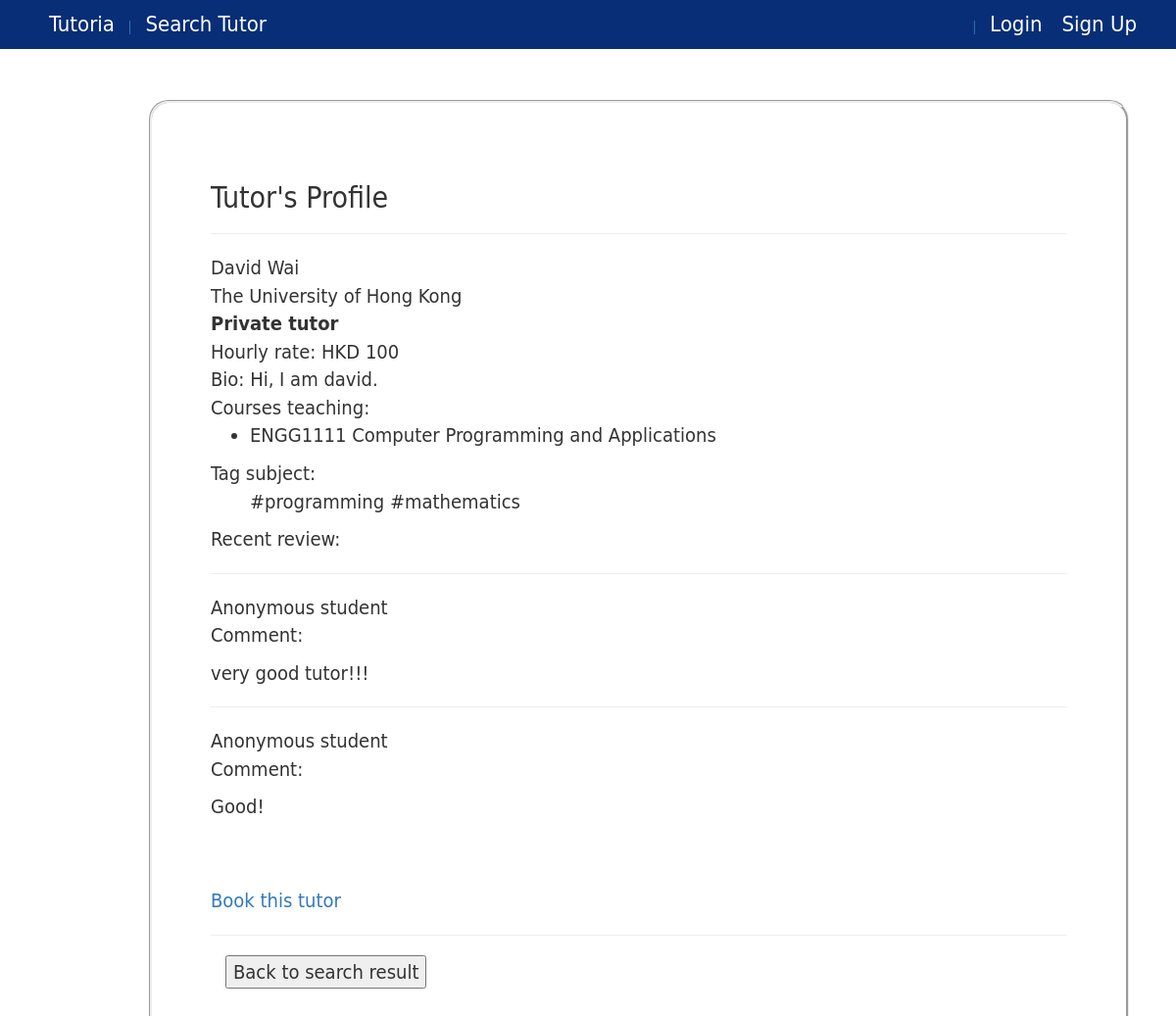
Page /tutorprofile/1 on the earlier database version.
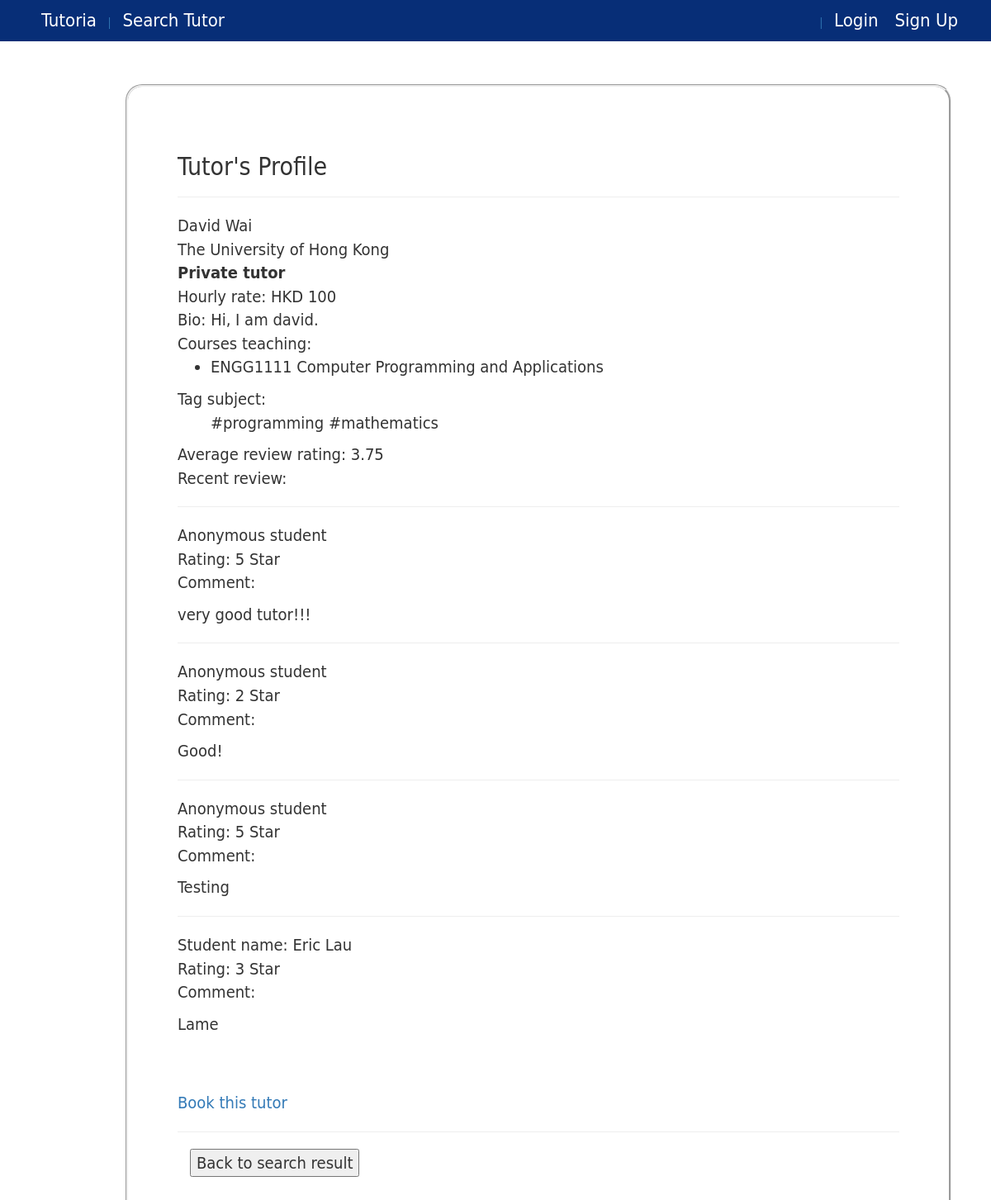
Same page on the later database version.
### core/models.py (models this page shows, shortened)
class Course(models.Model):
    name = models.CharField(max_length=50)
    code = models.CharField(max_length=10)
    university = models.ForeignKey(University)

class Tag(models.Model):
    name = models.CharField(max_length=20)

class Review(models.Model):
    tutor = models.ForeignKey(Tutor, on_delete=models.CASCADE)
    student = models.ForeignKey(Student)
    rating = models.IntegerField()
    date = models.DateTimeField()
    comment = models.CharField(max_length=500, blank=True,null=True)
    isAnonymous = models.BooleanField()
    @staticmethod
    def getAverageScore(tutor):
        sum = 0
        r_list = Review.objects.filter(tutor=tutor)
        for each in r_list:
            sum += each.rating
        return "%.2f"%(sum / len(r_list))

class Tutor(models.Model):
    profile = models.OneToOneField(Profile, on_delete=models.CASCADE)
    tutor_type =  models.ForeignKey(TutorType, blank=True, null=True )
    hourly_rate = models.DecimalField(max_digits=10, decimal_places=2, default=Decimal(0.0))
    tag = models.ManyToManyField(Tag, blank=True)
    university = models.ForeignKey(University, blank=True,null=True)
    course = models.ManyToManyField(Course, blank=True)
    bio = models.CharField(max_length=500, blank=True,null=True)
    @property
    def isPrivateTutor(self):
        return self.tutor_type.tutor_type=="private"
    @property
    def getAverageRating(self):
        if len( Review.objects.filter(tutor=self) )>0:
            return Review.getAverageScore(self)
        else:
            return 999

class Profile(models.Model):
    user = models.OneToOneField(User, on_delete=models.CASCADE)
    phone = models.CharField(max_length=20)
    user_type =  models.ForeignKey(UserType)
    wallet = models.OneToOneField(Wallet)
    @property
    def getUserFullName(self):
        user=self.user
        fname=""
        if user.first_name != None:
            fname += user.first_name
        if user.first_name != None and user.last_name != None:
            fname += " " + user.last_name
        elif user.last_name != None:
            fname += user.last_name
        return fname

class University(models.Model):
    name = models.CharField(max_length=50)
    abbrev = models.CharField(max_length=10)

class Student(models.Model):
    profile = models.OneToOneField(Profile, on_delete=models.CASCADE)
    university = models.OneToOneField(University, blank=True,null=True)

### core/views.py (the view)
# urls.py: url(r'^tutorprofile/(?P<tutor_id>[0-9]+)$', views.viewTutorProfile, name='view_tutor_profile'),
def viewTutorProfile(request, tutor_id):
    tutor = get_object_or_404(Tutor, pk=tutor_id)
    reviews = Review.objects.filter(tutor=tutor)
    context= {'tutor':tutor, 'reviews': reviews}
    if len(reviews)<3:
        context['noAverage']=True
    return render(request, 'view_tutor_profile.html', context)

### core/templates/view_tutor_profile.html (shortened to what this page needs)
{% extends 'base.html' %}
{% block content %}
        {% if tutor %}
            <h2>Tutor's Profile</h2>
            <hr/>
            {{tutor.profile.getUserFullName}} <br/>
            {{tutor.university.name}}<br/>
            {% if tutor.isPrivateTutor %}
                <b>Private tutor</b><br/>
                Hourly rate: HKD {{tutor.hourly_rate|floatformat:0}}<br/>
            {% else %}
                <b>Contracted tutor</b><br/>
            {% endif %}
            Bio: {{tutor.bio}}<br/>
            {% if tutor.course %}
                Courses teaching: <br/>
                <ul>
                {% for c in tutor.course.all %}
                    <li>{{c.code}} {{c.name}}</li>
                {% endfor %}
                </ul>
            {% endif %}
            {% if tutor.course %}
                Tag subject: <br/>
                <ul>
                {% for t in tutor.tag.all %}
                    #{{t.name}}
                {% endfor %}
                </ul>
            {% endif %}
            {% if reviews|length > 2 %}
                Average review rating: {{tutor.getAverageRating}}
                <br/>
            {% endif %}
            {% if reviews %}
                Recent review: <br/>
                {% for each in reviews %}
                    <hr/>
                    <p>
                    {% if not each.isAnonymous %}
                        Student name: {{each.student.profile.getUserFullName}}</br>
                    {% else %}
                        Anonymous student</br>
                    {% endif %}
                    {% if not noAverage %}
                        Rating: {{ each.rating }} Star<br/>
                    {% endif %}
                    Comment:
                    <p>{{each.comment}}</p>
                    </p>
                {% endfor %}
            {% endif %}
            <br/><br/>
            <a href="{% url 'book_tutor' tutor.id %}">Book this tutor</a>
        {% else %}
            <hr/>
            <p>Invalid tutor id</p>
        {% endif %}
        <hr/>
        <div class="form-group">
        <div class="col-xs-7">
        <button onclick="window.history.back();" >Back to search result</button>
        </div>
    </div>
{% endblock %}

Differences in the rows shown:
changed through a linked row, Tutor "Hi, I am david.": getAverageRating (not shown) → "3.75"
shown differently, row unchanged: Review "very good tutor!!!": rating (not shown) → "5"
changed Review "Good!": rating (not shown) → "2"
added Review: isAnonymous "Anonymous student", rating "5", comment "Testing"
added Review: student.profile.getUserFullName "Eric Lau", rating "3", comment "Lame"
Other differences:
text now shown: "Average review rating:"
